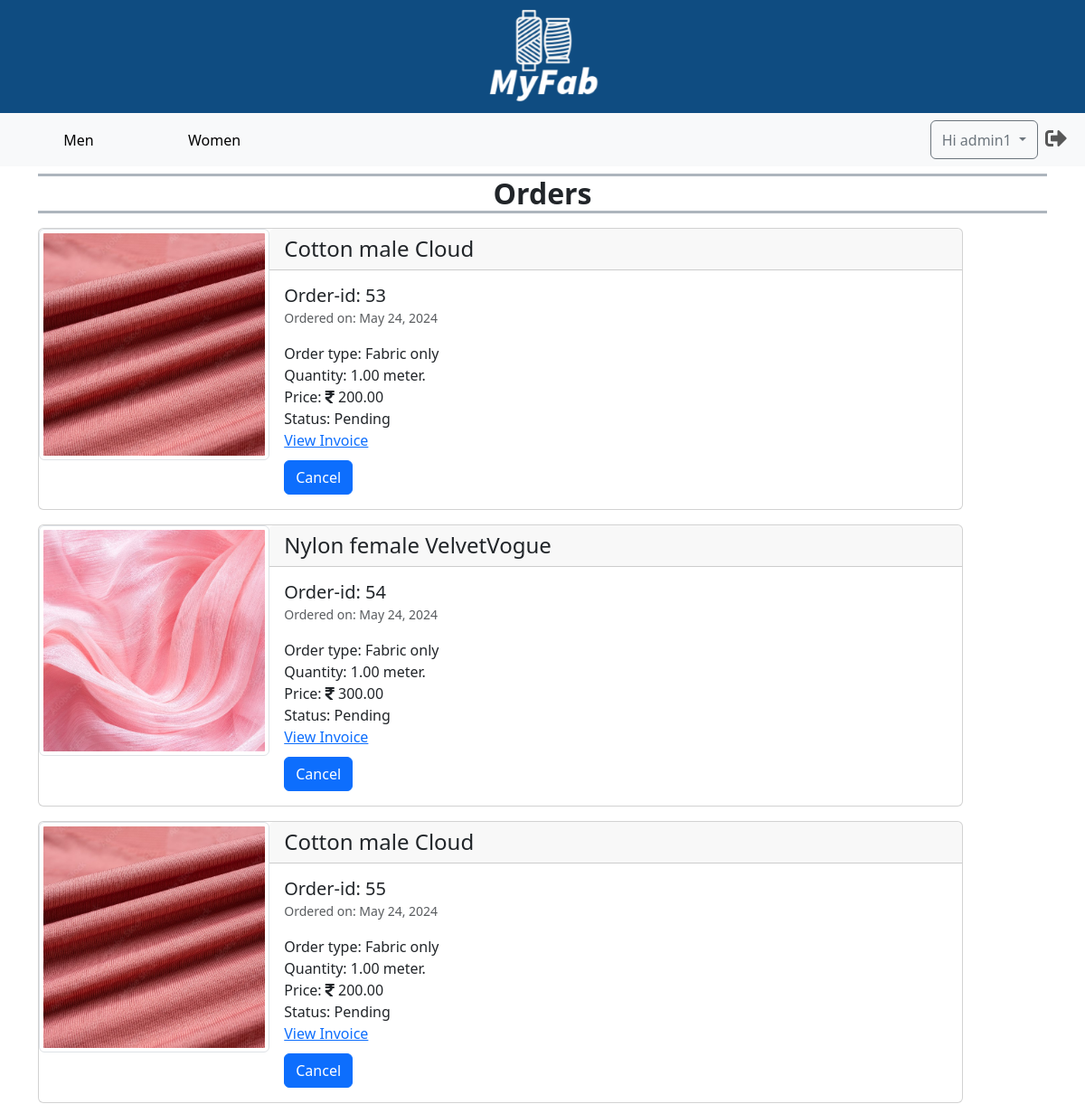
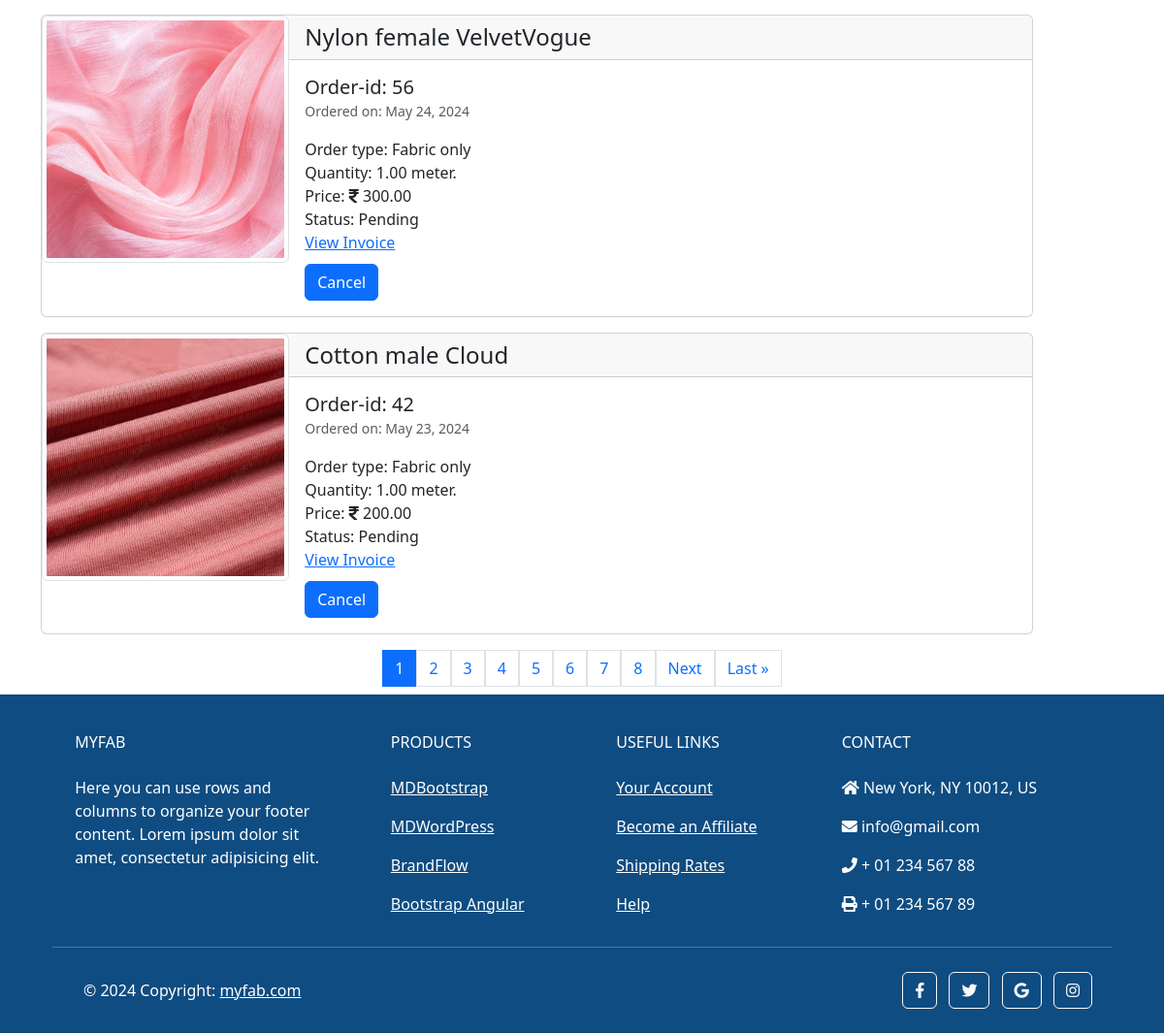
Page /accounts/orders/ (signed in) on the earlier database version (2 pictures, top to bottom).
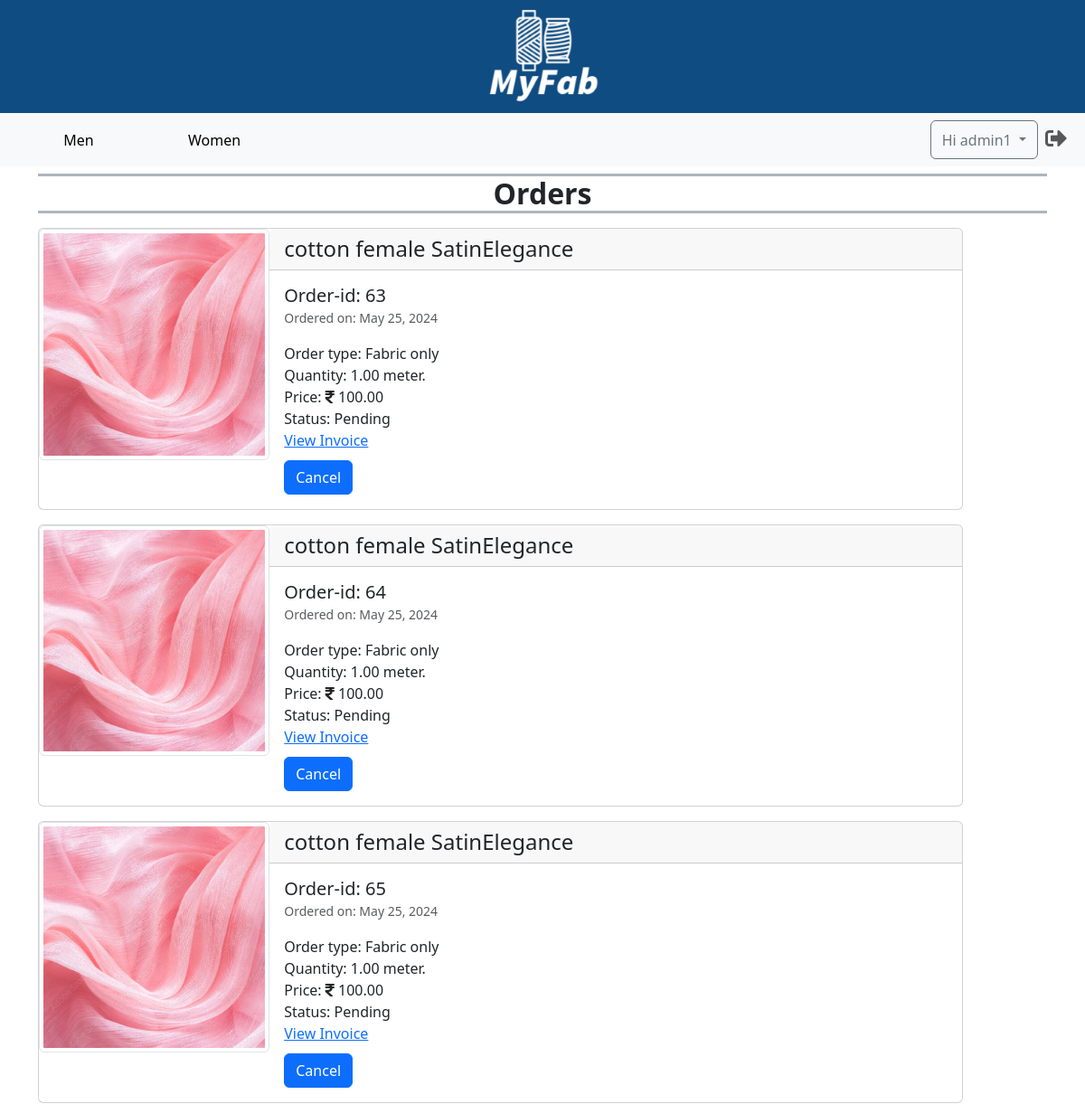
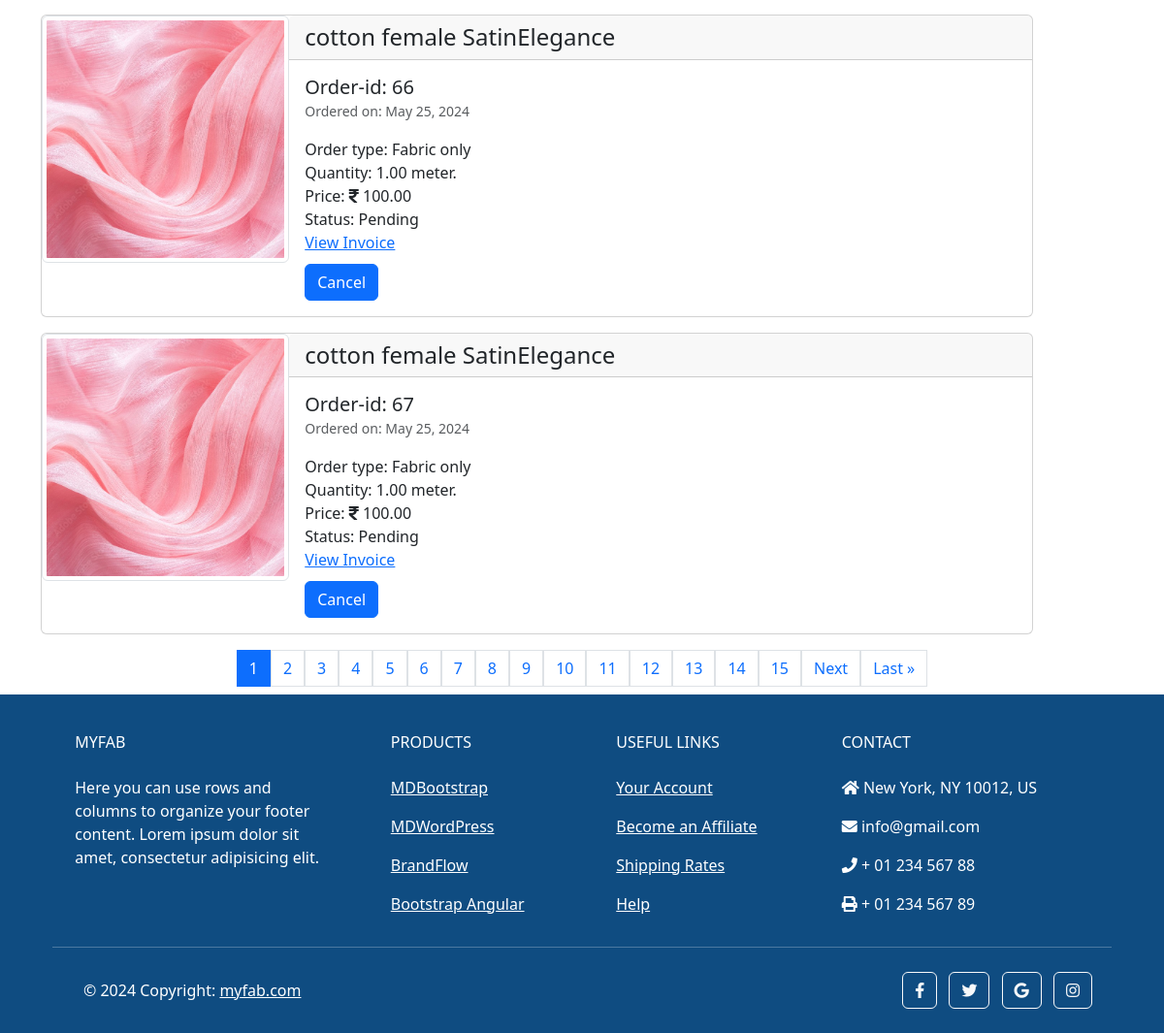
Same page on the later database version (2 pictures, top to bottom).
### orders/models.py (models this page shows, shortened)
class Order(models.Model):
    PAYMENT_CHOICES = [
        ('P', 'Prepaid'),
        ('C', 'Cash On Delivery'),
    ]
    STATUS_CHOICES = [
        ('P', 'Pending'),
        ('S', 'Shipping'),
        ('D', 'Delivered'),
        ('C', 'Cancelled'),
        ('R', 'Returned'),
    ]
    customer_id = models.ForeignKey(CustomUser, on_delete=models.CASCADE)
    product_id = models.ForeignKey(Product, on_delete=models.CASCADE)
    order_type = models.IntegerField(null=False)
    quantity = models.DecimalField(max_digits=10, decimal_places=2, default=0)
    price = models.DecimalField(max_digits=10, decimal_places=2, default=0)
    add_date = models.DateField(auto_now_add=True)
    payment_method = models.CharField(max_length=10, null=False, choices=PAYMENT_CHOICES)
    status = models.CharField(max_length=10, null=False, choices=STATUS_CHOICES, default='P')
    address = models.ForeignKey(Address, on_delete=models.PROTECT)
    order_measurements = models.TextField(null=True, default=None, blank=True)

### main/models.py (models this page shows, shortened)
class Product(models.Model):
    name = models.CharField(max_length=255, unique=True, blank=False, null=False)
    price = models.DecimalField(max_digits=10, decimal_places=2, default=0, validators=[MinValueValidator(0)])
    image = models.ImageField(upload_to='images/products')
    description = models.TextField(blank=True)
    qty = models.DecimalField(max_digits=10, decimal_places=2, default=0, validators=[MinValueValidator(0)])
    add_date = models.DateField(auto_now_add=True)
    is_active = models.BooleanField(default=True)
    usages = models.ManyToManyField(Usage)
    category_choices = models.ManyToManyField(CategoryChoice)

### accounts/views.py (the view, shortened to what this page needs)
# urls.py: path('orders/', Orders.as_view(), name='orders'),
class Orders(View):
    def get(self, request):
        user = request.user
        orders = Order.objects.filter(customer_id=user).order_by('-add_date')
        paginator = Paginator(orders, 5)
        page_number = request.GET.get('page')
        try:
            paged_orders = paginator.page(page_number)
        except PageNotAnInteger:
            paged_orders = paginator.page(1)
        except EmptyPage:
            paged_orders = paginator.page(paginator.num_pages)
        context = {'orders': paged_orders}
        return render(request, 'orders.html', context)

### templates/orders.html (shortened to what the changed rows need)
{% extends 'base.html' %}
{% load static %}
{% load custom_filters %}
{% block content %}
    <section class="container my-2">
        {% if orders %}
        {% for order in orders %}
        <div class="card my-3 col col-md-11" id="card-{{order.id}}">
            <div class="row g-0">
                <div class="col-md-3">
                    <img src="{{ order.product_id.image.url }}"
                    class="img-thumbnail img-fluid rounded-start w-100" alt="img-order-{{order.id}}">
                </div>
                <div class="col-md-9">
                    <h4 class="card-header">{{order.product_id.name}}</h4>
                    <div class="card-body">
                        <h5 class="my-0">Order-id: {{order.id}}</h5>
                        <p >
                            <small class="text-body-secondary">
                                Ordered on: {{order.add_date}}
                            </small>
                        </p>
                        <p class="card-text my-0">
                            Order type: {% if order.order_type == 1 %}Fabric only
                            {% else %}Fabric with stitching{% endif %}
                        </p>
                        <p class="card-text my-0">Quantity: {{order.quantity}} meter.</p>
                        <p class="card-text my-0">Price: <i class="fa">&#xf156;</i> {{order.price}}</p>
                        <p class="card-text my-0" id="status-{{order.id}}">
                            Status: {{order.get_status_display}}
                        </p>
                        {% if order.status == 'D' %}
                        <a href="{% url "orders:invoice" order.pk %}">View Invoice</a>
                        <div class="accordion mt-3" id="accordion-{{order.id}}">
                            <div class="accordion-item">
                                <h2 class="accordion-header">
                                    <button class="accordion-button collapsed" type="button" data-bs-toggle="collapse"
                                        data-bs-target="#collapse-{{order.id}}"
                                        aria-expanded="true" aria-controls="collapseOne">
                                        Request Return
                                    </button>
                                </h2>
                                <div id="collapse-{{order.id}}" class="accordion-collapse collapse"
                                    data-bs-parent="#accordion-{{order.id}}">
                                    <div class="accordion-body">
                                        <form method="post" enctype="multipart/form-data"
                                            class="return-form" data-order-id="{{order.id}}">
                                            {% csrf_token %}
                                            <input type="hidden" name="csrfmiddlewaretoken" value="{{ csrf_token }}">
                                            <input type="hidden" name="order_id" id="{{order.id}}" value="{{order.id}}">
                                            <div class="form-group my-2">
                                                <textarea class="form-control" maxlength="300" rows="3" name="reason"
                                                id="reason-{{order.id}}"
                                                placeholder="Reason(Maximum 300 characters)" required></textarea>
                                            </div>
                                            <div class="form-group my-2">
                                                <label for="image-1-{{order.id}}">Upload Images:</label>
                                                <small class="text-danger">
                                                    (Maximum image size is 2Mb.)
                                                </small>
                                                <div class="custom-file my-2">
                                                    <input type="file" class="custom-file-input"
                                                        id="image-1-{{order.id}}" name="image_1" required>
                                                    <input type="file" class="custom-file-input"
                                                        id="image-2-{{order.id}}" name="image_2">
                                                </div>
                                            </div>
                                            <button type="submit" class="btn btn-primary"
                                                {% if order.add_date|older_than_2_weeks  %}disabled{% endif %}>
                                                Submit
                                            </button>
                                            <small class="text-danger">
                                                (Return possible only within 2 weeks after delivery)
                                            </small>
                                        </form>
                                    </div>
                                </div>
                            </div>
                        </div>
                        {% elif order.status == 'C' or order.status == 'R' %}
                        <a href="{% url "orders:invoice" order.pk %}">View Invoice</a><br>
                        <button class="btn btn-primary cancel-btn" style="margin-top: 10px;" disabled>
                            Cancel
                        </button>
                        {% else %}
                        <a href="{% url "orders:invoice" order.pk %}">View Invoice</a><br>
                        <button class="btn btn-primary cancel-btn" style="margin-top: 10px;" id="btn-{{order.id}}"
                            data-order-id="{{ order.id }}" onclick="cancelOrder({{ order.id }})">
                            Cancel
                        </button>
                        {% endif %}
                    </div>
                </div>
            </div>
        </div>
        {% endfor %}
        <div class="pagination justify-content-center">
            {% for page in orders.paginator.page_range %}
            <a href="?page={{ page }}" class="page-link {% if orders.number == page %}active{% endif %}">{{ page }}</a>
            {% endfor %}
            {% if orders.has_next %}
                <a href="?page={{ orders.next_page_number }}" class="page-link">Next</a>
                <a href="?page={{ orders.paginator.num_pages }}" class="page-link">Last &raquo;</a>
            {% endif %}
        </div>
        {% endif %}
    </section>
{% endblock %}

Differences in the rows shown:
no longer on this page (row unchanged): Order: product_id.image (picture), product_id.name "Cotton male Cloud", id "53", add_date "May 24, 2024", order_type "Fabric only", quantity "1.00", price "200.00", status "Pending"
no longer on this page (row unchanged): Order: product_id.image (picture), product_id.name "Nylon female VelvetVogue", id "54", add_date "May 24, 2024", order_type "Fabric only", quantity "1.00", price "300.00", status "Pending"
no longer on this page (row unchanged): Order: product_id.image (picture), product_id.name "Cotton male Cloud", id "55", add_date "May 24, 2024", order_type "Fabric only", quantity "1.00", price "200.00", status "Pending"
no longer on this page (row unchanged): Order: product_id.image (picture), product_id.name "Nylon female VelvetVogue", id "56", add_date "May 24, 2024", order_type "Fabric only", quantity "1.00", price "300.00", status "Pending"
no longer on this page (row unchanged): Order: product_id.image (picture), product_id.name "Cotton male Cloud", id "42", add_date "May 23, 2024", order_type "Fabric only", quantity "1.00", price "200.00", status "Pending"
added Order: product_id.image (picture), product_id.name "cotton female SatinElegance", id "63", add_date "May 25, 2024", order_type "Fabric only", quantity "1.00", price "100.00", status "Pending"
added Order: product_id.image (picture), product_id.name "cotton female SatinElegance", id "64", add_date "May 25, 2024", order_type "Fabric only", quantity "1.00", price "100.00", status "Pending"
added Order: product_id.image (picture), product_id.name "cotton female SatinElegance", id "65", add_date "May 25, 2024", order_type "Fabric only", quantity "1.00", price "100.00", status "Pending"
added Order: product_id.image (picture), product_id.name "cotton female SatinElegance", id "66", add_date "May 25, 2024", order_type "Fabric only", quantity "1.00", price "100.00", status "Pending"
added Order: product_id.image (picture), product_id.name "cotton female SatinElegance", id "67", add_date "May 25, 2024", order_type "Fabric only", quantity "1.00", price "100.00", status "Pending"
Other differences:
new list line: "9"
new list line: "10"
new list line: "11"
new list line: "12"
new list line: "13"
new list line: "14"
new list line: "15"
